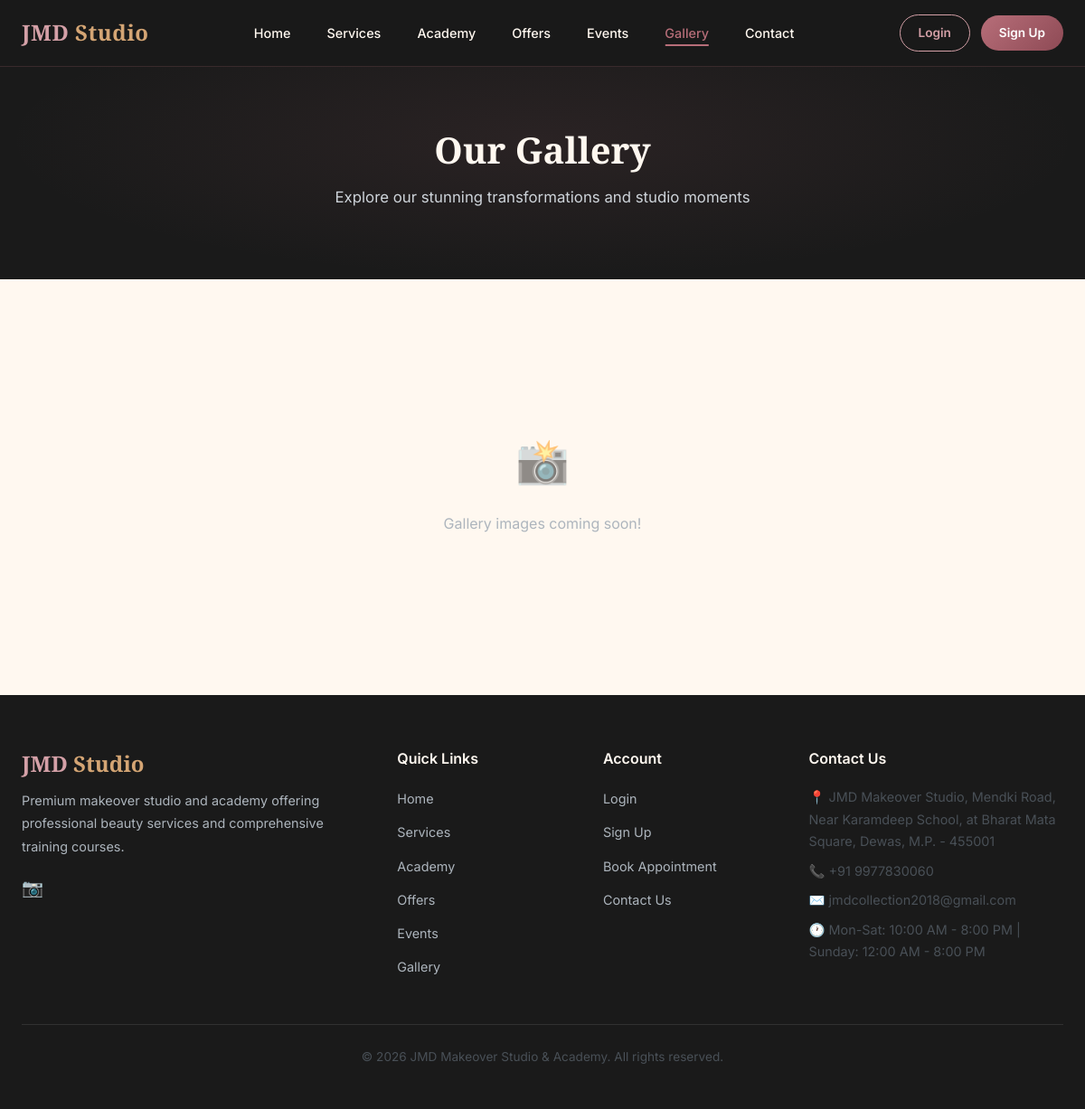
The page /gallery on the database its author committed.
### tables this page shows
CREATE TABLE site_settings (
    key TEXT PRIMARY KEY,
    value TEXT
);

### app.py (the view)
@app.route('/gallery')
def gallery():
    db = get_db()
    images = db.execute('SELECT * FROM gallery ORDER BY created_at DESC').fetchall()
    return render_template('gallery.html', images=images)

### app.py (called while the page is built)
def get_db():
    if 'db' not in g:
        g.db = sqlite3.connect(DB_NAME)
        g.db.row_factory = sqlite3.Row
    return g.db

def get_settings():
    db = get_db()
    rows = db.execute('SELECT key, value FROM site_settings').fetchall()
    return {row['key']: row['value'] for row in rows}

@app.context_processor
def inject_user():
    user = None
    unread_count = 0
    if 'user_id' in session:
        db = get_db()
        user = db.execute('SELECT * FROM users WHERE id = ?', (session['user_id'],)).fetchone()
        unread_count = db.execute('SELECT COUNT(*) FROM notifications WHERE user_id = ? AND is_read = 0',
                                  (session['user_id'],)).fetchone()[0]
    settings = get_settings()
    return dict(current_user=user, unread_count=unread_count, site=settings)

### templates/gallery.html (shortened to what this page needs)
{% extends 'base.html' %}
{% block content %}
<div class="page-header">
    <div class="container">
        <h1>Our Gallery</h1>
        <p>Explore our stunning transformations and studio moments</p>
    </div>
</div>
<section class="section">
    <div class="container">
        {% if images %}
        <div class="gallery-grid">
            {% for image in images %}
            <div class="gallery-item">
                <img src="{{ url_for('static', filename='uploads/' + image.image) }}" alt="{{ image.caption or 'Gallery image' }}">
                <div class="gallery-overlay">
                    <p>{{ image.caption or '' }}</p>
                </div>
            </div>
            {% endfor %}
        </div>
        {% else %}
        <div class="empty-state">
            <div class="empty-icon">📸</div>
            <p>Gallery images coming soon!</p>
        </div>
        {% endif %}
    </div>
</section>
{% endblock %}

### templates/base.html (shortened to what this page needs)
<!DOCTYPE html>
<html lang="en">
<head>
    <link rel="stylesheet" href="{{ url_for('static', filename='css/style.css') }}">
</head>
<body>
    <nav class="navbar" id="navbar">
        <div class="container">
            <a href="{{ url_for('home') }}" class="nav-brand">
                <span class="logo-text">JMD <span>Studio</span></span>
            </a>
            <ul class="nav-links" id="nav-links">
                <li><a href="{{ url_for('home') }}" class="{% if request.endpoint == 'home' %}active{% endif %}">Home</a></li>
                <li><a href="{{ url_for('services') }}" class="{% if request.endpoint == 'services' %}active{% endif %}">Services</a></li>
                <li><a href="{{ url_for('academy') }}" class="{% if request.endpoint == 'academy' %}active{% endif %}">Academy</a></li>
                <li><a href="{{ url_for('offers') }}" class="{% if request.endpoint == 'offers' %}active{% endif %}">Offers</a></li>
                <li><a href="{{ url_for('events') }}" class="{% if request.endpoint in ['events', 'event_detail'] %}active{% endif %}">Events</a></li>
                <li><a href="{{ url_for('gallery') }}" class="{% if request.endpoint == 'gallery' %}active{% endif %}">Gallery</a></li>
                <li><a href="{{ url_for('contact') }}" class="{% if request.endpoint == 'contact' %}active{% endif %}">Contact</a></li>
            </ul>
            <div class="nav-auth" id="nav-auth">
                {% if current_user %}
                    <a href="{{ url_for('user_dashboard') }}" class="btn-nav btn-nav-outline">Dashboard</a>
                    <a href="{{ url_for('logout') }}" class="btn-nav btn-nav-solid">Logout</a>
                {% else %}
                    <a href="{{ url_for('login') }}" class="btn-nav btn-nav-outline">Login</a>
                    <a href="{{ url_for('signup') }}" class="btn-nav btn-nav-solid">Sign Up</a>
                {% endif %}
            </div>
        </div>
    </nav>
    <main>
        {% block content %}{% endblock %}
    </main>
    {% block footer %}
    <footer class="footer">
        <div class="container">
            <div class="footer-grid">
                <div class="footer-brand">
                    <h3>JMD <span>Studio</span></h3>
                    <p>{{ site.get('about_text', 'Premium makeover studio and academy.') }}</p>
                    {% if site.get('instagram') or site.get('facebook') or site.get('youtube') %}
                    <div style="margin-top: 12px; display: flex; gap: 12px;">
                        {% if site.get('instagram') %}<a href="{{ site.instagram }}" target="_blank" style="color: var(--rose-gold); font-size: 1.2rem;">📷</a>{% endif %}
                    </div>
                    {% endif %}
                </div>
                <div>
                    <h4>Quick Links</h4>
                    <ul class="footer-links">
                        <li><a href="{{ url_for('home') }}">Home</a></li>
                        <li><a href="{{ url_for('services') }}">Services</a></li>
                        <li><a href="{{ url_for('academy') }}">Academy</a></li>
                        <li><a href="{{ url_for('offers') }}">Offers</a></li>
                        <li><a href="{{ url_for('events') }}">Events</a></li>
                        <li><a href="{{ url_for('gallery') }}">Gallery</a></li>
                    </ul>
                </div>
                <div>
                    <h4>Account</h4>
                    <ul class="footer-links">
                        <li><a href="{{ url_for('login') }}">Login</a></li>
                        <li><a href="{{ url_for('signup') }}">Sign Up</a></li>
                        <li><a href="{{ url_for('book_appointment') }}">Book Appointment</a></li>
                        <li><a href="{{ url_for('contact') }}">Contact Us</a></li>
                    </ul>
                </div>
                <div class="footer-contact">
                    <h4>Contact Us</h4>
                    <p>📍 {{ site.get('address', 'JMD Makeover Studio') }}</p>
                    <p>📞 {{ site.get('phone', '+91 98765 43210') }}</p>
                    <p>✉️ {{ site.get('email', 'info@jmdstudio.com') }}</p>
                    <p>🕐 {{ site.get('working_hours', 'Mon-Sat: 10AM - 8PM') }}</p>
                </div>
            </div>
            <div class="footer-bottom">
                <p>&copy; 2026 {{ site.get('studio_name', 'JMD Makeover Studio & Academy') }}. All rights reserved.</p>
            </div>
        </div>
    </footer>
    {% endblock %}
</body>
</html>

### rows shown on the page
site_settings: get "Premium makeover studio and academy offering professional beauty services and comprehensive training courses."
site_settings: get "JMD Makeover Studio, Mendki Road, Near Karamdeep School, at Bharat Mata Square, Dewas, M.P. - 455001"
site_settings: get "+91 9977830060"
site_settings: get "jmdcollection2018@gmail.com"
site_settings: get "Mon-Sat: 10:00 AM - 8:00 PM | Sunday: 12:00 AM - 8:00 PM"
site_settings: get "JMD Makeover Studio & Academy"
